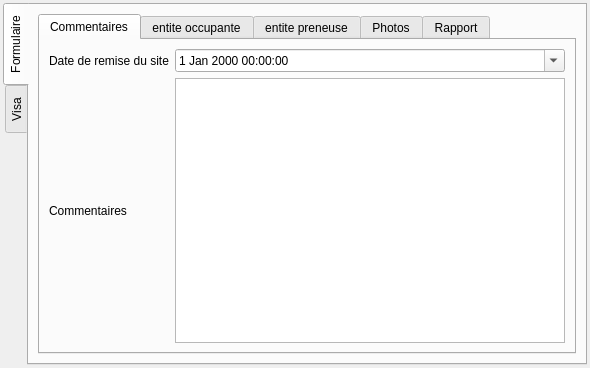
<?xml version="1.0" encoding="UTF-8"?>
<ui version="4.0">
 <class>Form</class>
 <widget class="QWidget" name="Form">
  <property name="geometry">
   <rect>
    <x>0</x>
    <y>0</y>
    <width>590</width>
    <height>368</height>
   </rect>
  </property>
  <property name="contextMenuPolicy">
   <enum>Qt::PreventContextMenu</enum>
  </property>
  <property name="windowTitle">
   <string>Form</string>
  </property>
  <layout class="QVBoxLayout" name="verticalLayout_20">
   <property name="leftMargin">
    <number>3</number>
   </property>
   <property name="topMargin">
    <number>3</number>
   </property>
   <property name="rightMargin">
    <number>3</number>
   </property>
   <property name="bottomMargin">
    <number>3</number>
   </property>
   <item>
    <widget class="QTabWidget" name="tabWidget_formvisa">
     <property name="tabPosition">
      <enum>QTabWidget::West</enum>
     </property>
     <property name="currentIndex">
      <number>0</number>
     </property>
     <widget class="QWidget" name="tab_15">
      <attribute name="title">
       <string>Formulaire</string>
      </attribute>
      <layout class="QVBoxLayout" name="verticalLayout_18">
       <property name="leftMargin">
        <number>0</number>
       </property>
       <property name="topMargin">
        <number>0</number>
       </property>
       <property name="rightMargin">
        <number>0</number>
       </property>
       <property name="bottomMargin">
        <number>0</number>
       </property>
       <item>
        <widget class="QStackedWidget" name="stackedWidget_2">
         <property name="currentIndex">
          <number>5</number>
         </property>
         <widget class="QWidget" name="NCA">
          <layout class="QVBoxLayout" name="verticalLayout_3">
           <item>
            <widget class="QTabWidget" name="tabWidget">
             <property name="currentIndex">
              <number>0</number>
             </property>
             <widget class="QWidget" name="tab">
              <attribute name="title">
               <string>Description</string>
              </attribute>
              <layout class="QGridLayout" name="gridLayout_6">
               <item row="0" column="0">
                <widget class="QTextBrowser" name="textBrowser_ncadescription">
                 <property name="readOnly">
                  <bool>false</bool>
                 </property>
                </widget>
               </item>
              </layout>
             </widget>
             <widget class="QWidget" name="tab_3">
              <attribute name="title">
               <string>Thèmes</string>
              </attribute>
              <layout class="QVBoxLayout" name="verticalLayout_10">
               <item>
                <widget class="QGroupBox" name="groupBox_2">
                 <property name="title">
                  <string>Thèmes concernés</string>
                 </property>
                 <layout class="QGridLayout" name="gridLayout_5">
                  <item row="0" column="1">
                   <widget class="QCheckBox" name="checkBox_ncathsecurite">
                    <property name="text">
                     <string>Sécurité</string>
                    </property>
                   </widget>
                  </item>
                  <item row="0" column="0">
                   <widget class="QCheckBox" name="checkBox_ncathqualite">
                    <property name="text">
                     <string>Qualité</string>
                    </property>
                   </widget>
                  </item>
                  <item row="0" column="2">
                   <widget class="QCheckBox" name="checkBox_ncathenvironnement">
                    <property name="text">
                     <string>Environnement</string>
                    </property>
                   </widget>
                  </item>
                  <item row="1" column="0">
                   <widget class="QCheckBox" name="checkBox_ncathouvrage">
                    <property name="text">
                     <string>Ouvrage</string>
                    </property>
                   </widget>
                  </item>
                  <item row="1" column="1">
                   <widget class="QCheckBox" name="checkBox_ncathsystem">
                    <property name="text">
                     <string>Système</string>
                    </property>
                   </widget>
                  </item>
                  <item row="1" column="2">
                   <widget class="QCheckBox" name="checkBox_ncathreglementaire">
                    <property name="text">
                     <string>Réglementaire</string>
                    </property>
                   </widget>
                  </item>
                  <item row="2" column="1" colspan="2">
                   <widget class="QTextBrowser" name="textBrowser_ncathcommentaire">
                    <property name="readOnly">
                     <bool>false</bool>
                    </property>
                   </widget>
                  </item>
                  <item row="2" column="0">
                   <widget class="QLabel" name="label_10">
                    <property name="text">
                     <string>Observation / autre</string>
                    </property>
                   </widget>
                  </item>
                 </layout>
                </widget>
               </item>
               <item>
                <widget class="QGroupBox" name="groupBox_3">
                 <property name="title">
                  <string>Catégorie</string>
                 </property>
                 <layout class="QVBoxLayout" name="verticalLayout_11">
                  <item>
                   <widget class="QComboBox" name="comboBox_ncathcategorie"/>
                  </item>
                 </layout>
                </widget>
               </item>
              </layout>
             </widget>
             <widget class="QWidget" name="tab_4">
              <attribute name="title">
               <string>Processus</string>
              </attribute>
              <layout class="QGridLayout" name="gridLayout_7">
               <item row="0" column="0">
                <widget class="QTextBrowser" name="textBrowser_ncaprocessus">
                 <property name="readOnly">
                  <bool>false</bool>
                 </property>
                </widget>
               </item>
              </layout>
             </widget>
             <widget class="QWidget" name="tab_5">
              <attribute name="title">
               <string>Cause</string>
              </attribute>
              <layout class="QVBoxLayout" name="verticalLayout_12">
               <item>
                <widget class="QTextBrowser" name="textBrowser_ncacause">
                 <property name="readOnly">
                  <bool>false</bool>
                 </property>
                </widget>
               </item>
              </layout>
             </widget>
             <widget class="QWidget" name="tab_2">
              <attribute name="title">
               <string>Photos</string>
              </attribute>
              <layout class="QVBoxLayout" name="verticalLayout_9"/>
             </widget>
             <widget class="QWidget" name="tab_6">
              <attribute name="title">
               <string>Plan</string>
              </attribute>
              <layout class="QVBoxLayout" name="verticalLayout_6"/>
             </widget>
            </widget>
           </item>
          </layout>
         </widget>
         <widget class="QWidget" name="NCB">
          <layout class="QVBoxLayout" name="verticalLayout_4">
           <item>
            <widget class="QTabWidget" name="tabWidget_propo">
             <property name="currentIndex">
              <number>0</number>
             </property>
             <widget class="QWidget" name="tab_8">
              <attribute name="title">
               <string>Proposition</string>
              </attribute>
              <layout class="QVBoxLayout" name="verticalLayout_5">
               <item>
                <widget class="QGroupBox" name="groupBox_NCB_PJ">
                 <property name="title">
                  <string>Pièces jointes</string>
                 </property>
                 <layout class="QVBoxLayout" name="verticalLayout_13"/>
                </widget>
               </item>
              </layout>
             </widget>
             <widget class="QWidget" name="tab_9">
              <attribute name="title">
               <string>Avis</string>
              </attribute>
              <layout class="QGridLayout" name="gridLayout_10">
               <item row="2" column="1">
                <widget class="QDateEdit" name="dateEdit_datecible">
                 <property name="calendarPopup">
                  <bool>true</bool>
                 </property>
                </widget>
               </item>
               <item row="4" column="1">
                <widget class="QLabel" name="label_ncbresponsable">
                 <property name="text">
                  <string>/</string>
                 </property>
                </widget>
               </item>
               <item row="0" column="0">
                <widget class="QLabel" name="label_11">
                 <property name="text">
                  <string>Acceptation MOE</string>
                 </property>
                </widget>
               </item>
               <item row="2" column="0">
                <widget class="QLabel" name="label_12">
                 <property name="text">
                  <string>Date cible</string>
                 </property>
                </widget>
               </item>
               <item row="7" column="0">
                <widget class="QLabel" name="label_13">
                 <property name="text">
                  <string>Observation</string>
                 </property>
                </widget>
               </item>
               <item row="4" column="0">
                <widget class="QLabel" name="label_14">
                 <property name="text">
                  <string>Responsable</string>
                 </property>
                </widget>
               </item>
               <item row="0" column="1">
                <widget class="QComboBox" name="comboBox_acceptation"/>
               </item>
               <item row="7" column="1">
                <widget class="QTextBrowser" name="textBrowser_ncbobs">
                 <property name="readOnly">
                  <bool>false</bool>
                 </property>
                </widget>
               </item>
               <item row="5" column="0" colspan="2">
                <widget class="QGroupBox" name="groupBox_4">
                 <property name="title">
                  <string>Choix du responsable</string>
                 </property>
                 <layout class="QVBoxLayout" name="verticalLayout_14">
                  <property name="leftMargin">
                   <number>0</number>
                  </property>
                  <property name="topMargin">
                   <number>0</number>
                  </property>
                  <property name="rightMargin">
                   <number>0</number>
                  </property>
                  <property name="bottomMargin">
                   <number>0</number>
                  </property>
                  <item>
                   <widget class="QFrame" name="frame_choisresp">
                    <property name="frameShape">
                     <enum>QFrame::StyledPanel</enum>
                    </property>
                    <property name="frameShadow">
                     <enum>QFrame::Raised</enum>
                    </property>
                    <layout class="QVBoxLayout" name="verticalLayout_15"/>
                   </widget>
                  </item>
                 </layout>
                </widget>
               </item>
              </layout>
             </widget>
            </widget>
           </item>
          </layout>
         </widget>
         <widget class="QWidget" name="NCC">
          <layout class="QGridLayout" name="gridLayout_9">
           <item row="2" column="0">
            <widget class="QTabWidget" name="tabWidget_verif">
             <property name="currentIndex">
              <number>0</number>
             </property>
             <widget class="QWidget" name="tab_12">
              <attribute name="title">
               <string>Formulaire</string>
              </attribute>
              <layout class="QGridLayout" name="gridLayout_12">
               <item row="2" column="0">
                <widget class="QLabel" name="label_16">
                 <property name="text">
                  <string>Observation</string>
                 </property>
                </widget>
               </item>
               <item row="2" column="1">
                <widget class="QTextBrowser" name="textBrowser_etatverif">
                 <property name="readOnly">
                  <bool>false</bool>
                 </property>
                </widget>
               </item>
               <item row="0" column="1">
                <widget class="QComboBox" name="comboBox_etatverif"/>
               </item>
               <item row="0" column="0">
                <widget class="QLabel" name="label_15">
                 <property name="text">
                  <string>Etat</string>
                 </property>
                </widget>
               </item>
               <item row="1" column="0">
                <widget class="QLabel" name="label_17">
                 <property name="text">
                  <string>Date vérif</string>
                 </property>
                </widget>
               </item>
               <item row="1" column="1">
                <widget class="QDateEdit" name="dateEdit_etatverif">
                 <property name="calendarPopup">
                  <bool>true</bool>
                 </property>
                </widget>
               </item>
              </layout>
             </widget>
             <widget class="QWidget" name="tab_14">
              <attribute name="title">
               <string>Photo</string>
              </attribute>
              <layout class="QVBoxLayout" name="verticalLayout_17"/>
             </widget>
            </widget>
           </item>
          </layout>
         </widget>
         <widget class="QWidget" name="NCD">
          <layout class="QGridLayout" name="gridLayout_8">
           <item row="0" column="0">
            <widget class="QLabel" name="label_18">
             <property name="text">
              <string>Levée de reserve</string>
             </property>
            </widget>
           </item>
           <item row="0" column="1">
            <widget class="QComboBox" name="comboBox_leveres"/>
           </item>
           <item row="1" column="0">
            <widget class="QLabel" name="label_19">
             <property name="text">
              <string>Observation</string>
             </property>
            </widget>
           </item>
           <item row="1" column="1">
            <widget class="QTextBrowser" name="textBrowser_leveres">
             <property name="readOnly">
              <bool>false</bool>
             </property>
            </widget>
           </item>
          </layout>
         </widget>
         <widget class="QWidget" name="NCE">
          <layout class="QGridLayout" name="gridLayout_11">
           <item row="0" column="0">
            <widget class="QLabel" name="label_20">
             <property name="text">
              <string>Action corrective ?</string>
             </property>
            </widget>
           </item>
           <item row="0" column="1">
            <widget class="QComboBox" name="comboBox_actioncorr"/>
           </item>
           <item row="1" column="0">
            <widget class="QLabel" name="label_21">
             <property name="text">
              <string>Commentaire</string>
             </property>
            </widget>
           </item>
           <item row="1" column="1">
            <widget class="QTextBrowser" name="textBrowser_actioncorr">
             <property name="readOnly">
              <bool>false</bool>
             </property>
            </widget>
           </item>
          </layout>
         </widget>
         <widget class="QWidget" name="PVA">
          <layout class="QVBoxLayout" name="verticalLayout">
           <item>
            <widget class="QTabWidget" name="tabWidget_pvmisedispo">
             <property name="currentIndex">
              <number>0</number>
             </property>
             <widget class="QWidget" name="tab_17">
              <attribute name="title">
               <string>Commentaires</string>
              </attribute>
              <layout class="QGridLayout" name="gridLayout_13">
               <item row="0" column="0">
                <widget class="QLabel" name="label_22">
                 <property name="text">
                  <string>Date de remise du site</string>
                 </property>
                </widget>
               </item>
               <item row="1" column="0">
                <widget class="QLabel" name="label_23">
                 <property name="text">
                  <string>Commentaires</string>
                 </property>
                </widget>
               </item>
               <item row="1" column="1">
                <widget class="QTextBrowser" name="textBrowser_pva">
                 <property name="readOnly">
                  <bool>false</bool>
                 </property>
                </widget>
               </item>
               <item row="0" column="1">
                <widget class="QDateTimeEdit" name="dateTimeEdit_pva">
                 <property name="calendarPopup">
                  <bool>true</bool>
                 </property>
                </widget>
               </item>
              </layout>
             </widget>
             <widget class="QWidget" name="tab_7">
              <attribute name="title">
               <string>entite occupante</string>
              </attribute>
              <layout class="QVBoxLayout" name="verticalLayout_23" stretch="1,10">
               <item>
                <widget class="QGroupBox" name="groupBox_10">
                 <property name="title">
                  <string>Marché</string>
                 </property>
                 <layout class="QGridLayout" name="gridLayout_18">
                  <item row="1" column="0">
                   <widget class="QLabel" name="label_26">
                    <property name="text">
                     <string>n° marche</string>
                    </property>
                   </widget>
                  </item>
                  <item row="1" column="1">
                   <widget class="QLabel" name="label_entocc_marche">
                    <property name="text">
                     <string>/</string>
                    </property>
                   </widget>
                  </item>
                  <item row="2" column="0" colspan="2">
                   <widget class="QGroupBox" name="groupBox_entocc_marche">
                    <property name="title">
                     <string>Choix du marche</string>
                    </property>
                    <layout class="QVBoxLayout" name="verticalLayout_29">
                     <property name="leftMargin">
                      <number>0</number>
                     </property>
                     <property name="topMargin">
                      <number>0</number>
                     </property>
                     <property name="rightMargin">
                      <number>0</number>
                     </property>
                     <property name="bottomMargin">
                      <number>0</number>
                     </property>
                    </layout>
                   </widget>
                  </item>
                 </layout>
                </widget>
               </item>
               <item>
                <widget class="QGroupBox" name="groupBox_entocc_sign">
                 <property name="title">
                  <string>Signature</string>
                 </property>
                 <layout class="QVBoxLayout" name="verticalLayout_32"/>
                </widget>
               </item>
              </layout>
             </widget>
             <widget class="QWidget" name="tab_10">
              <attribute name="title">
               <string>entite preneuse</string>
              </attribute>
              <layout class="QVBoxLayout" name="verticalLayout_22" stretch="1,10">
               <item>
                <widget class="QGroupBox" name="groupBox_9">
                 <property name="title">
                  <string>Marché</string>
                 </property>
                 <layout class="QGridLayout" name="gridLayout_16">
                  <item row="1" column="0">
                   <widget class="QLabel" name="label_24">
                    <property name="text">
                     <string>n° marche</string>
                    </property>
                   </widget>
                  </item>
                  <item row="1" column="1">
                   <widget class="QLabel" name="label_entpren_marche">
                    <property name="text">
                     <string>/</string>
                    </property>
                   </widget>
                  </item>
                  <item row="2" column="0" colspan="2">
                   <widget class="QGroupBox" name="groupBox_entpren_marche">
                    <property name="title">
                     <string>Choix du marche</string>
                    </property>
                    <layout class="QVBoxLayout" name="verticalLayout_28">
                     <property name="leftMargin">
                      <number>0</number>
                     </property>
                     <property name="topMargin">
                      <number>0</number>
                     </property>
                     <property name="rightMargin">
                      <number>0</number>
                     </property>
                     <property name="bottomMargin">
                      <number>0</number>
                     </property>
                    </layout>
                   </widget>
                  </item>
                 </layout>
                </widget>
               </item>
               <item>
                <widget class="QGroupBox" name="groupBox_entpren_sign">
                 <property name="title">
                  <string>Signature</string>
                 </property>
                 <layout class="QVBoxLayout" name="verticalLayout_27"/>
                </widget>
               </item>
              </layout>
             </widget>
             <widget class="QWidget" name="tab_11">
              <attribute name="title">
               <string>Photos</string>
              </attribute>
              <layout class="QVBoxLayout" name="verticalLayout_16"/>
             </widget>
             <widget class="QWidget" name="tab_13">
              <attribute name="title">
               <string>Rapport</string>
              </attribute>
              <layout class="QVBoxLayout" name="verticalLayout_21"/>
             </widget>
            </widget>
           </item>
          </layout>
         </widget>
         <widget class="QWidget" name="page_4">
          <layout class="QVBoxLayout" name="verticalLayout_7">
           <item>
            <widget class="QScrollArea" name="scrollArea">
             <property name="widgetResizable">
              <bool>true</bool>
             </property>
             <widget class="QWidget" name="scrollAreaWidgetContents">
              <property name="geometry">
               <rect>
                <x>0</x>
                <y>0</y>
                <width>196</width>
                <height>327</height>
               </rect>
              </property>
              <layout class="QVBoxLayout" name="verticalLayout_8">
               <item>
                <widget class="QFrame" name="frame">
                 <property name="frameShape">
                  <enum>QFrame::StyledPanel</enum>
                 </property>
                 <property name="frameShadow">
                  <enum>QFrame::Raised</enum>
                 </property>
                 <layout class="QGridLayout" name="gridLayout_3">
                  <item row="0" column="0">
                   <widget class="QLabel" name="label">
                    <property name="text">
                     <string>Date</string>
                    </property>
                   </widget>
                  </item>
                  <item row="1" column="0">
                   <widget class="QLabel" name="label_5">
                    <property name="text">
                     <string>Urgence</string>
                    </property>
                   </widget>
                  </item>
                  <item row="1" column="1">
                   <widget class="QComboBox" name="comboBox_urgence"/>
                  </item>
                  <item row="0" column="1">
                   <widget class="QDateTimeEdit" name="dateTimeEdit">
                    <property name="calendarPopup">
                     <bool>true</bool>
                    </property>
                   </widget>
                  </item>
                 </layout>
                </widget>
               </item>
               <item>
                <widget class="QStackedWidget" name="stackedWidget">
                 <property name="currentIndex">
                  <number>0</number>
                 </property>
                 <widget class="QWidget" name="page">
                  <layout class="QGridLayout" name="gridLayout" columnstretch="1,5,1">
                   <item row="5" column="0">
                    <widget class="QLabel" name="label_6">
                     <property name="text">
                      <string>Evolution</string>
                     </property>
                    </widget>
                   </item>
                   <item row="1" column="0">
                    <widget class="QLabel" name="label_2">
                     <property name="text">
                      <string>Nombre</string>
                     </property>
                    </widget>
                   </item>
                   <item row="1" column="1">
                    <widget class="QSpinBox" name="spinBox_nombre">
                     <property name="minimum">
                      <number>-1</number>
                     </property>
                    </widget>
                   </item>
                   <item row="3" column="0">
                    <widget class="QLabel" name="label_7">
                     <property name="text">
                      <string>Commentaire</string>
                     </property>
                    </widget>
                   </item>
                   <item row="1" column="2">
                    <widget class="QToolButton" name="toolButton_calc_nb">
                     <property name="text">
                      <string/>
                     </property>
                     <property name="icon">
                      <iconset>
                       <normaloff>:/plugins/Lamia/icons/numpad.png</normaloff>:/plugins/Lamia/icons/numpad.png</iconset>
                     </property>
                    </widget>
                   </item>
                   <item row="3" column="1" colspan="2">
                    <widget class="QTextEdit" name="textEdit_comm">
                     <property name="sizePolicy">
                      <sizepolicy hsizetype="Expanding" vsizetype="Expanding">
                       <horstretch>0</horstretch>
                       <verstretch>0</verstretch>
                      </sizepolicy>
                     </property>
                     <property name="maximumSize">
                      <size>
                       <width>16777215</width>
                       <height>40</height>
                      </size>
                     </property>
                    </widget>
                   </item>
                   <item row="5" column="1" colspan="2">
                    <widget class="QTextEdit" name="textEdit_evolution">
                     <property name="sizePolicy">
                      <sizepolicy hsizetype="Expanding" vsizetype="Expanding">
                       <horstretch>0</horstretch>
                       <verstretch>0</verstretch>
                      </sizepolicy>
                     </property>
                     <property name="maximumSize">
                      <size>
                       <width>16777215</width>
                       <height>40</height>
                      </size>
                     </property>
                    </widget>
                   </item>
                  </layout>
                 </widget>
                 <widget class="QWidget" name="page_2">
                  <layout class="QGridLayout" name="gridLayout_2">
                   <item row="0" column="0">
                    <widget class="QLabel" name="label_3">
                     <property name="text">
                      <string>NOD</string>
                     </property>
                    </widget>
                   </item>
                   <item row="1" column="1">
                    <spacer name="verticalSpacer_2">
                     <property name="orientation">
                      <enum>Qt::Vertical</enum>
                     </property>
                     <property name="sizeHint" stdset="0">
                      <size>
                       <width>20</width>
                       <height>40</height>
                      </size>
                     </property>
                    </spacer>
                   </item>
                  </layout>
                 </widget>
                 <widget class="QWidget" name="page_3">
                  <layout class="QVBoxLayout" name="verticalLayout_2">
                   <item>
                    <widget class="QLabel" name="label_9">
                     <property name="text">
                      <string>Equip</string>
                     </property>
                    </widget>
                   </item>
                  </layout>
                 </widget>
                </widget>
               </item>
               <item>
                <widget class="QGroupBox" name="groupBox">
                 <property name="title">
                  <string>Suite à donner</string>
                 </property>
                 <layout class="QGridLayout" name="gridLayout_4">
                  <item row="1" column="0">
                   <widget class="QLabel" name="label_8">
                    <property name="text">
                     <string>Commentaire</string>
                    </property>
                   </widget>
                  </item>
                  <item row="0" column="0">
                   <widget class="QLabel" name="label_4">
                    <property name="text">
                     <string>Type de suite</string>
                    </property>
                   </widget>
                  </item>
                  <item row="0" column="1">
                   <widget class="QComboBox" name="comboBox_typesuite"/>
                  </item>
                  <item row="1" column="1">
                   <widget class="QTextEdit" name="textEdit_suite">
                    <property name="sizePolicy">
                     <sizepolicy hsizetype="Expanding" vsizetype="Expanding">
                      <horstretch>0</horstretch>
                      <verstretch>0</verstretch>
                     </sizepolicy>
                    </property>
                    <property name="maximumSize">
                     <size>
                      <width>16777215</width>
                      <height>40</height>
                     </size>
                    </property>
                   </widget>
                  </item>
                 </layout>
                </widget>
               </item>
              </layout>
             </widget>
            </widget>
           </item>
          </layout>
         </widget>
        </widget>
       </item>
      </layout>
     </widget>
     <widget class="QWidget" name="tab_16">
      <attribute name="title">
       <string>Visa</string>
      </attribute>
      <layout class="QVBoxLayout" name="verticalLayout_19"/>
     </widget>
    </widget>
   </item>
  </layout>
 </widget>
 <resources/>
 <connections/>
</ui>
